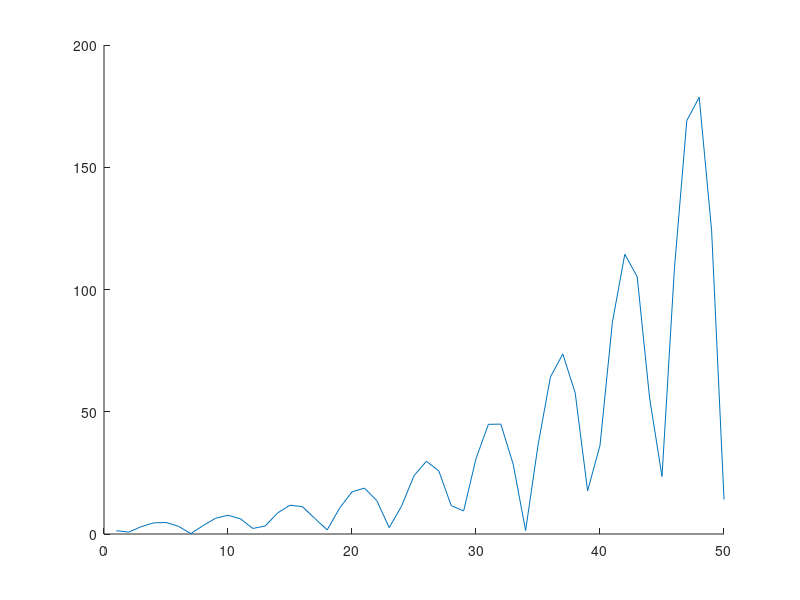

MATLAB code to generate this figure:
clc;
close all;
clear;

%% init setting
fs = 40;
NX = 50;
t = 0:1/fs:NX/fs;
x = 2*exp(-3*t).*cos(8*pi*t) + exp(-4*t).*cos(6*pi*t);

figure;
% subplot(211)
% plot(x,'g')
hold on;

p = 4; % ??

c = zeros(p,p);
for i = 1:p
    for j = 1:p
        c(i,j) = x(p-i+1:NX-i)*x(p-j+1:NX-j)' + x(i+1:NX-p+i)*x(j+1:NX-p+j)';
    end
end

b = zeros(p,1);
for i = 1:p
    b(i,1) = x(p-i+1:NX-i)*x(p+1:NX)' + x(i+1:NX-p+i)*x(1:NX-p)';
end

a = [1;c\(-b)]';

z = roots(a);

zmat = zeros(p,p);
for i = 1:p
    for j = 1:p
        zmat(i,j) = z(j)^i;
    end
end

z = sort(z,'descend');

A = zmat\x(1:p)';

A = sort(A,'descend');

rx = zeros(1,NX);
for i = 1:p
    rx(i) = x(i);
end
%%
for i = p+1:NX
    rx(i) = -sum(x(i-p:i-1).*fliplr(a(2:p+1)));
end

% subplot(212)
% plot(rx,'r:');

%% calc ValidLength
maxer = abs(A(1));
for i = 1:p
    if sum(abs(A(i:p))) < maxer*0.005
        ValidLength = i;
        break;
    end
    ValidLength = i;
end

%% re-construction by prony
ztmp = zeros(1, NX);
rxPRONY = zeros(1, NX);
for i = 1:ValidLength
    for j = 1:NX
        ztmp(j) = A(i)*z(i)^j;
    end
    rxPRONY = rxPRONY + ztmp;
end

plot(abs(rxPRONY));





